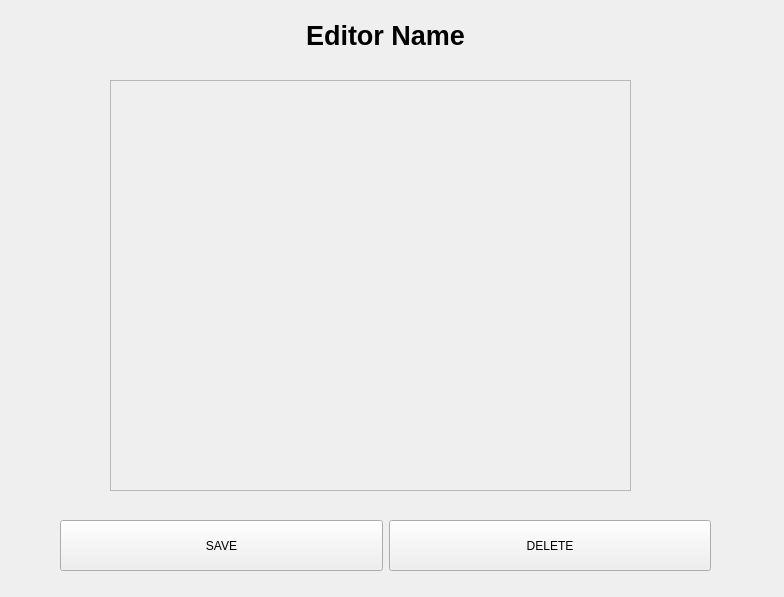
<?xml version="1.0" encoding="UTF-8"?>
<ui version="4.0">
 <class>Frame</class>
 <widget class="QFrame" name="Frame">
  <property name="geometry">
   <rect>
    <x>0</x>
    <y>0</y>
    <width>784</width>
    <height>597</height>
   </rect>
  </property>
  <property name="windowTitle">
   <string>Frame</string>
  </property>
  <widget class="QScrollArea" name="scrollArea">
   <property name="geometry">
    <rect>
     <x>110</x>
     <y>80</y>
     <width>521</width>
     <height>411</height>
    </rect>
   </property>
   <property name="widgetResizable">
    <bool>true</bool>
   </property>
   <property name="alignment">
    <set>Qt::AlignLeading|Qt::AlignLeft|Qt::AlignTop</set>
   </property>
   <widget class="QWidget" name="fieldList">
    <property name="geometry">
     <rect>
      <x>0</x>
      <y>0</y>
      <width>519</width>
      <height>409</height>
     </rect>
    </property>
    <layout class="QVBoxLayout" name="verticalLayout"/>
   </widget>
  </widget>
  <widget class="QLabel" name="editorName">
   <property name="geometry">
    <rect>
     <x>40</x>
     <y>20</y>
     <width>691</width>
     <height>31</height>
    </rect>
   </property>
   <property name="font">
    <font>
     <pointsize>20</pointsize>
     <weight>75</weight>
     <bold>true</bold>
    </font>
   </property>
   <property name="text">
    <string>Editor Name</string>
   </property>
   <property name="alignment">
    <set>Qt::AlignCenter</set>
   </property>
  </widget>
  <widget class="QWidget" name="horizontalLayoutWidget_6">
   <property name="geometry">
    <rect>
     <x>60</x>
     <y>520</y>
     <width>651</width>
     <height>51</height>
    </rect>
   </property>
   <layout class="QHBoxLayout" name="horizontalLayout" stretch="0,0">
    <property name="sizeConstraint">
     <enum>QLayout::SetDefaultConstraint</enum>
    </property>
    <property name="topMargin">
     <number>0</number>
    </property>
    <item>
     <widget class="QPushButton" name="saveButton">
      <property name="sizePolicy">
       <sizepolicy hsizetype="Minimum" vsizetype="Preferred">
        <horstretch>0</horstretch>
        <verstretch>0</verstretch>
       </sizepolicy>
      </property>
      <property name="text">
       <string>SAVE</string>
      </property>
     </widget>
    </item>
    <item>
     <widget class="QPushButton" name="deleteButton">
      <property name="sizePolicy">
       <sizepolicy hsizetype="Minimum" vsizetype="Preferred">
        <horstretch>0</horstretch>
        <verstretch>0</verstretch>
       </sizepolicy>
      </property>
      <property name="text">
       <string>DELETE</string>
      </property>
     </widget>
    </item>
   </layout>
  </widget>
 </widget>
 <resources/>
 <connections/>
</ui>
